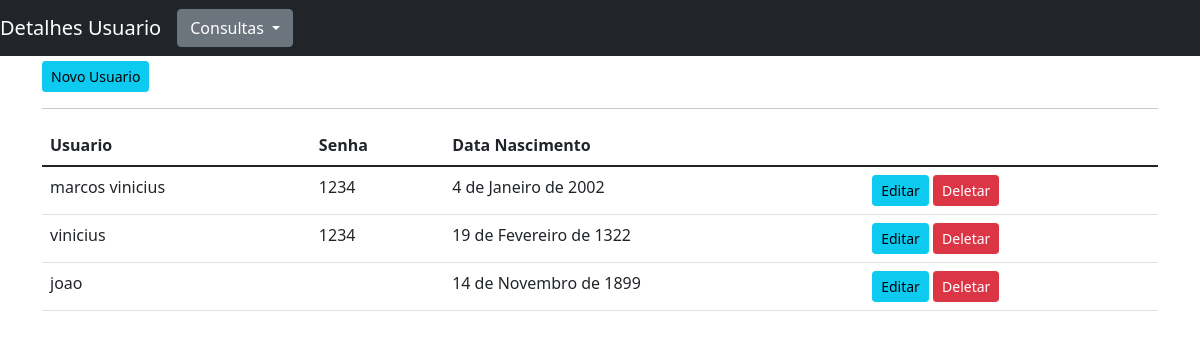
Before: / with the older database file.
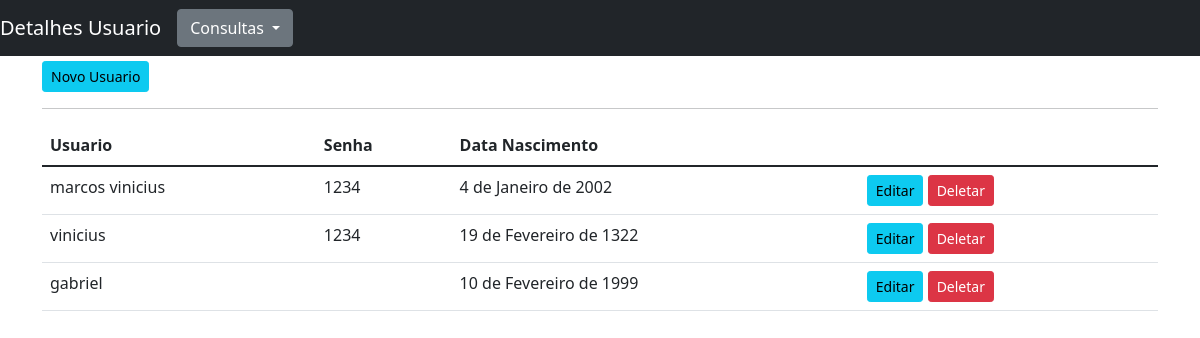
After: the same page with the newer database file.
### crud/models.py (models this page shows, shortened)
class Usuario(models.Model):
    id_usuario = models.CharField(max_length=30)
    senha = models.CharField(blank=True, max_length=10)
    dataNascimento = models.DateField(blank=False)

### crud/views.py (the view)
# urls.py: path('',views.detalhes,name='detalhes'),
def detalhes(request):
    usuario = Usuario.objects.all()
    return render(request, 'detalhes.html', {'usuario': usuario})

### crud/templates/detalhes.html (shortened to what this page needs)
{% extends 'index.html' %}
{% block content %}
 <nav class="navbar navbar-expand-md navbar-dark bg-dark fixed-top">
        <a class="navbar-brand" href="#">Detalhes Usuario</a>
   <div class="dropdown">
  <a class="btn btn-secondary dropdown-toggle" href="#" role="button" id="dropdownMenuLink" data-toggle="dropdown" aria-haspopup="true" aria-expanded="false">
    Consultas
  </a>
</div>
 </nav>
<div class="container mt-3">
    <h4>Detalhe do Usuario</h4>
    <a href="{% url 'cadastrar' %}" class="btn btn-sm btn-info">Novo Usuario</a>
    <hr>
    <table class="table">
        <thead>
        <tr>
            <th>Usuario</th>
            <th>Senha</th>
            <th>Data Nascimento</th>
        </tr>
        </thead>
        <tbody>
        {% for s in usuario %}
        <tr>
            <td>{{ s.id_usuario}}</td>
            <td>{{ s.senha }}</td>
            <td>{{ s.dataNascimento }}</td>
            <td>
                <a href="update/{{s.id}}" class="btn btn-sm btn-info">Editar</a>
                 <a href="delete/{{s.id}}" class="btn btn-sm btn-danger">Deletar</a>
            </td>
        </tr>
        {% endfor %}
        </tbody>
    </table>
</div>
{% endblock content %}

### crud/templates/index.html (shortened to what this page needs)
<!doctype html>
<html lang="pt-BR">
  <head>
    <link href="https://cdn.jsdelivr.net/npm/bootstrap@5.1.3/dist/css/bootstrap.min.css" rel="stylesheet">
  </head>
  <body>
    {% block content %}
    {% endblock content %}
  </body>
</html>

Changed rows visible on the page:
removed Usuario: id_usuario "joao", dataNascimento "14 de Novembro de 1899"
added Usuario: id_usuario "gabriel", dataNascimento "10 de Fevereiro de 1999"
